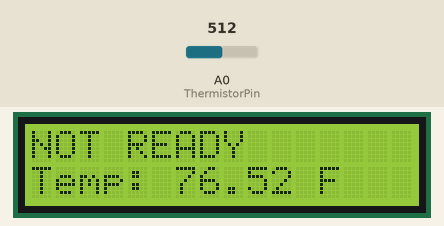
Recording of a sketch running on a simulated Arduino Uno, built with avr-gcc and run on an emulated ATmega328P. Shown: 16×2 character LCD. The test bench sets the inputs (shaded band); at power-on: A0 (ThermistorPin) = 512. What the sketch prints to the serial monitor is not drawn.

Above: at 1.2 s.
1.3 s: A0 (ThermistorPin) set to 716
At 3.2 s:
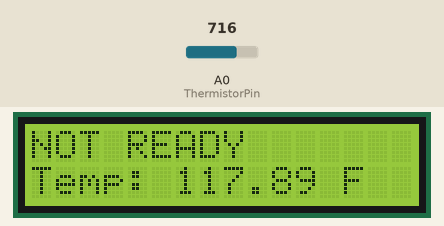
3.5 s: A0 (ThermistorPin) set to 742
At 5.2 s:
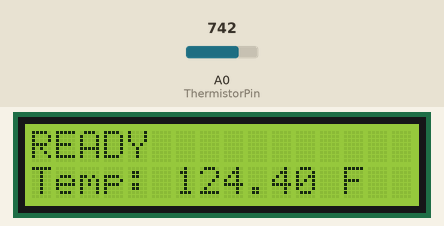
5.5 s: A0 (ThermistorPin) set to 900
At 7.2 s:
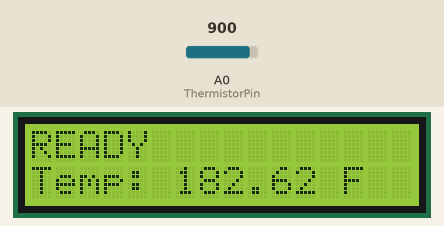
Timing chart, 0 to 8.7 s (numbered marks = the images above; inputs shaded):
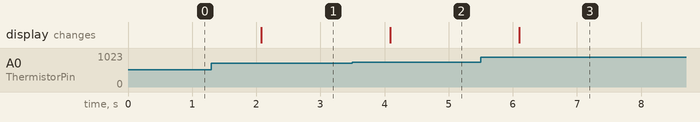

Measured:
- the behaviour switches between 724 and 725 on A0 (ThermistorPin) (found by bisection; images 1 and 2)
- after the input at 1.3 s, the display: changes after 0.78 s (image 1)
- after the input at 3.5 s, the display: changes after 0.59 s (image 2)
- after the input at 5.5 s, the display: changes after 0.60 s (image 3)

The sketch:

Bubblegum_GitHub.ino
```cpp
#include <LiquidCrystal.h>
#include <math.h>

// LCD pin configuration
const int rs = 12, en = 11, d4 = 5, d5 = 4, d6 = 3, d7 = 2;
LiquidCrystal lcd(rs, en, d4, d5, d6, d7);

// Thermistor setup
const int ThermistorPin = A0;
float R1 = 10000;
float logR2, R2, T;
float c1 = 1.009249522e-03, c2 = 2.378405444e-04, c3 = 2.019202697e-07;

void setup() {
  Serial.begin(9600);
  lcd.begin(16, 2);  // Set LCD size (16 columns, 2 rows)
}

void loop() {
  int Vo = analogRead(ThermistorPin);
  R2 = R1 * (1023.0 / (float)Vo - 1.0);
  logR2 = log(R2);
  T = (1.0 / (c1 + c2 * logR2 + c3 * logR2 * logR2 * logR2));
  T = T - 273.15;
  T = (T * 9.0) / 5.0 + 32.0; // Convert to Fahrenheit

  // Print temperature to Serial Monitor
  Serial.print("Temperature: ");
  Serial.print(T);
  Serial.println(" F");

  // Check if temperature is above 120°F and update LCD
  lcd.setCursor(0, 0);  // Move to first row
  if (T > 120.0) {
    lcd.print("READY         ");  // Display "READY"
  } else {
    lcd.print("NOT READY     ");  // Display "NOT READY"
  }

  // Display temperature with "Temp:" on the second line
  lcd.setCursor(0, 1);  // Move to second row
  lcd.print("Temp: ");
  lcd.print(T);
  lcd.print(" F  ");  // Extra spaces to clear old characters

  delay(1000); // Update every second
}
```
